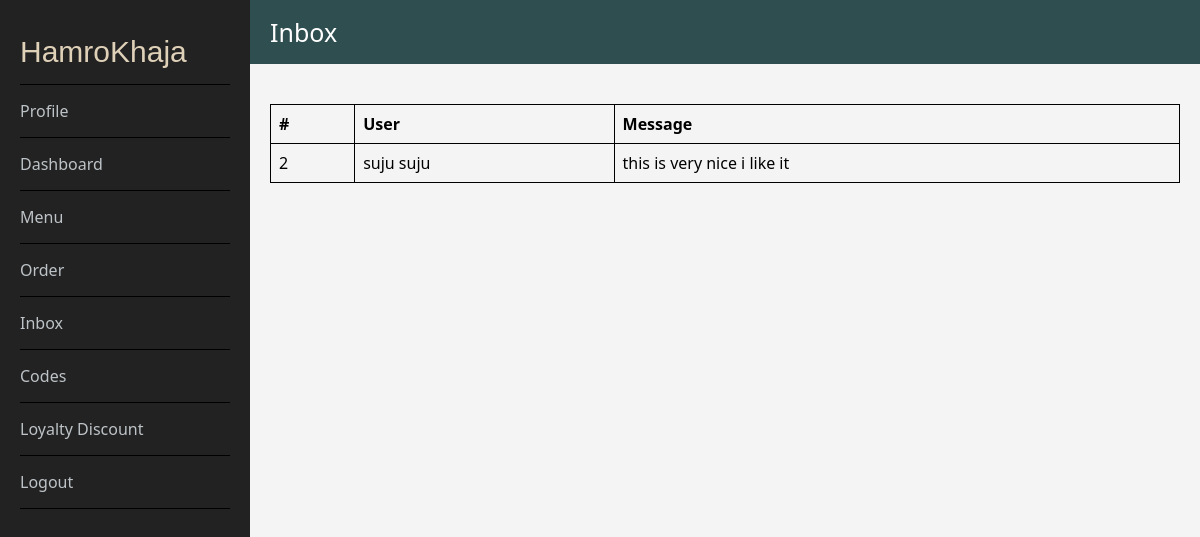
Screenshot of /restaurant/support/inbox.php (signed in) with the database file from the repository.
### tables this page shows
CREATE TABLE `contacts` (
  `id` int(11) NOT NULL,
  `user_id` int(11) NOT NULL,
  `message` text NOT NULL,
  `restaurant_id` int(11) NOT NULL DEFAULT 1
);

CREATE TABLE `users` (
  `id` int(11) NOT NULL,
  `name` varchar(100) NOT NULL,
  `email` varchar(100) NOT NULL,
  `password` varchar(255) NOT NULL,
  `contact` varchar(15) NOT NULL
);

### restaurant/support/inbox.php (the view, shortened to what this page needs)
<!DOCTYPE html>
<html lang="en">
<head>
    <link href="/food-ordering/restaurant/styles/style.css" rel="stylesheet">
</head>
<body>
<?php include '../sidebar.php'; ?>
<div class="main-content">
    <div class="topbar">Inbox</div>
    <div class="content">
        <?php
        require_once('../../db/connection.php');
        $restaurant_id = $_SESSION['admin_id'];
        $stmt = $conn->prepare("
            SELECT c.id, c.message, u.name
            FROM contacts c
            LEFT JOIN users u ON c.user_id = u.id
            WHERE c.restaurant_id = ?
            ORDER BY c.id DESC
        ");
        $stmt->bind_param("i", $restaurant_id);
        $stmt->execute();
        $result = $stmt->get_result();
        ?>
        <table class="menu-table">
            <thead>
                <tr>
                    <th>#</th>
                    <th>User</th>
                    <th>Message</th>
                </tr>
            </thead>
            <tbody>
                <?php if ($result->num_rows > 0): ?>
                    <?php while ($row = $result->fetch_assoc()): ?>
                    <tr>
                        <td><?php echo $row['id']; ?></td>
                        <td><?php echo htmlspecialchars($row['name'] ?? 'Guest'); ?></td>
                        <td><?php echo htmlspecialchars($row['message']); ?></td>
                    </tr>
                    <?php endwhile; ?>
                <?php endif; ?>
            </tbody>
        </table>
    </div>
</div>
</body>
</html>

### restaurant/styles/style.css (style rules this page uses)
* { box-sizing: border-box; margin: 0; padding: 0; font-family: "Segoe UI", sans-serif; }
body { display: flex; min-height: 100vh; background-color: #f4f4f4; }
.main-content { flex: 1; display: flex; flex-direction: column; }
.topbar { background-color: #2E4E50; color: white; padding: 15px 20px; font-size: 25px; font-weight: strong; }
.content { padding: 20px; }
.menu-table { width: 100%; border-collapse: collapse; margin-top: 20px; }
.menu-table th, .menu-table td { border: 1px solid black; padding: 8px; text-align: left; }

### rows the page displays
contacts: id "2", user.name "suju suju", message "this is very nice i like it"
